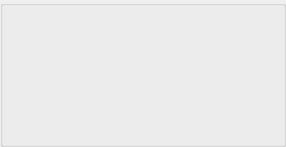
<?xml version="1.0" encoding="UTF-8"?>
<ui version="4.0">
 <class>CoverWidget</class>
 <widget class="QWidget" name="CoverWidget">
  <property name="geometry">
   <rect>
    <x>0</x>
    <y>0</y>
    <width>286</width>
    <height>142</height>
   </rect>
  </property>
  <property name="windowTitle">
   <string>Form</string>
  </property>
  <layout class="QGridLayout" name="gridLayout">
   <property name="leftMargin">
    <number>0</number>
   </property>
   <property name="topMargin">
    <number>0</number>
   </property>
   <property name="rightMargin">
    <number>0</number>
   </property>
   <property name="bottomMargin">
    <number>0</number>
   </property>
   <property name="horizontalSpacing">
    <number>0</number>
   </property>
   <item row="0" column="0">
    <widget class="QGroupBox" name="groupBox">
     <property name="title">
      <string/>
     </property>
     <layout class="QGridLayout" name="gridLayout_3">
      <property name="leftMargin">
       <number>0</number>
      </property>
      <property name="topMargin">
       <number>0</number>
      </property>
      <property name="rightMargin">
       <number>0</number>
      </property>
      <property name="bottomMargin">
       <number>0</number>
      </property>
      <property name="horizontalSpacing">
       <number>0</number>
      </property>
      <item row="0" column="0">
       <layout class="QGridLayout" name="gridLayout_2">
        <item row="0" column="0">
         <widget class="QLabel" name="label_Image1">
          <property name="minimumSize">
           <size>
            <width>138</width>
            <height>138</height>
           </size>
          </property>
          <property name="text">
           <string/>
          </property>
         </widget>
        </item>
        <item row="0" column="1">
         <widget class="QLabel" name="label_Image2">
          <property name="minimumSize">
           <size>
            <width>138</width>
            <height>138</height>
           </size>
          </property>
          <property name="text">
           <string/>
          </property>
         </widget>
        </item>
       </layout>
      </item>
     </layout>
    </widget>
   </item>
  </layout>
 </widget>
 <resources/>
 <connections/>
</ui>
